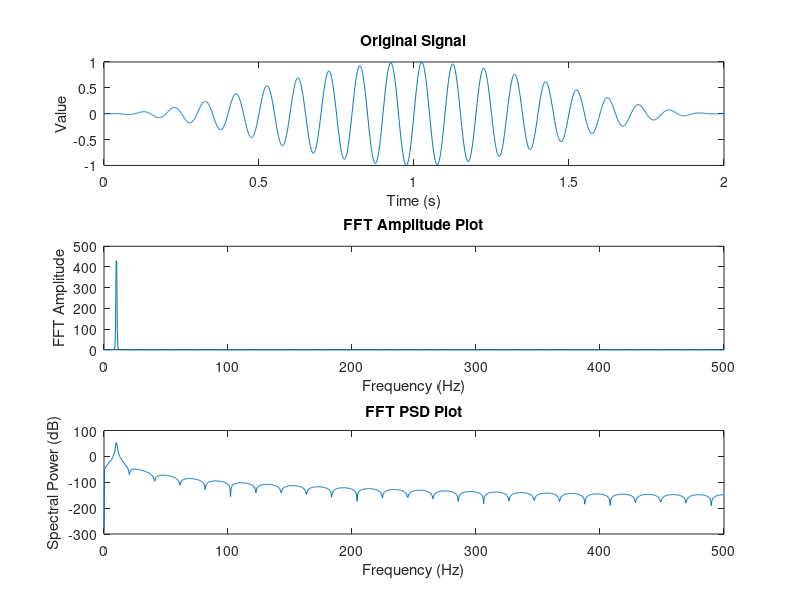

Write the MATLAB code that produced this figure.
% Andrew Schneer
% FFT Matlab Code
% 06/11/2015

% Housekeeping.
close all;
clear all;
clc;

% Create dummy sinewave for
% testing the code.

	% Create a sample waveform to test code with.
	dum_a = 1;
	% Phase offset of signal.
	dum_b = 0; % radians.
	% Signal frequency.
	dum_F = 10; % Hz.
	% Signal period.
	dum_T = (1/dum_F); % sec.
	% Sampling frequency.
	dum_Fs = 1000; % Hz.
	% Sampling period.
	dum_Ts = (1/dum_Fs); % sec.
	% Signal DC offset.
	dum_k = 0;
	% Signal interval times.
	dum_t_start = 0; % sec.
	dum_t_finish = 2; % sec.
	dum_dt = (dum_t_finish-dum_t_start); % sec.
	% Time scale.
	dum_t = linspace(dum_t_start,dum_t_finish,(dum_Fs*dum_dt)); % sec.
	% Signal.
	dum_x = ((dum_a*sin((2.*pi.*dum_F.*dum_t)+dum_b))+dum_k);

% Obtain actual signal to perform
% spectral analysis on.

	% IMPORT SIGNAL DATA...
	x = dum_x; % (temporary).

% Declare information about
% imported signal.

% Sampling frequency.
%Fs = 1000; % Hz.
Fs = dum_Fs; % Hz.
% Sampling period.
%Ts = (1/Fs); % sec.
Ts = dum_Ts; % sec.
% Time scale.
%t = linspace(dum_t_start,dum_t_finish,(dum_Fs*dum_dt)); % sec.
t = dum_t; % sec.
% Number of FFT points.
% Extra ones are zero padded
% onto signal.  This formula finds
% the next power of 2 that will
% be larger than length(x);
nfft = (2^(ceil(log10(length(x))/log10(2))));
% Frequency spectrum values.
f = ((Fs/nfft).*linspace(0,((nfft/2)-1),(nfft/2)));


% Perform actual spectral analysis
% on imported signal.

% UNFORTUNATELY, WINDOWING FUNCTIONS
% ARE NOT AVAILABLE FOR FREEMAT,
% SO I WILL HAVE TO MANUALLY WRITE ONE.

% Calculate Hann (Hanning) Window:
% Size of window.
N = length(x);
% Window.
w = [];
% Calculate window.
for i = (0:(N-1))
	w(i+1) = (0.5*(1-cos((2*pi*i)/(N-1))));
end

% Apply windowing function.
x = (x.*w);

% Take FFT.  The result is
% a series of complex numbers.
dft = fft(x,nfft);
% Take first half of FFT output.
dft = dft(1:(nfft/2));
% Magnitude of FFT output.
% This converts the complex
% numbers into real number
% magnitude values.
mag_dft = abs(dft);
% Power of FFT output.
% Taking the magnitude of the complex
% FFT output and squaring it is the
% same as multiplying each complex element
% by its conjugate.  The only difference
% is that technically the conjugate method
% produces a complex number with zero
% imaginary component while the magnitude/
% squaring method produces simply a real number.
pow_dft = (mag_dft.^2);
% Plot power on log scale.
pow_dft_log = (10.*log10(pow_dft));

% Plots.
figure(1);
% Signal.
subplot(3,1,1);
plot(t,x);
title('Original Signal');
xlabel('Time (s)');
ylabel('Value');
% FFT Amplitude.
subplot(3,1,2);
plot(f,mag_dft);
title('FFT Amplitude Plot');
xlabel('Frequency (Hz)');
ylabel('FFT Amplitude');
% PSD Power Spectral Density.
subplot(3,1,3);
plot(f,pow_dft_log);
title('FFT PSD Plot');
xlabel('Frequency (Hz)');
ylabel('Spectral Power (dB)');